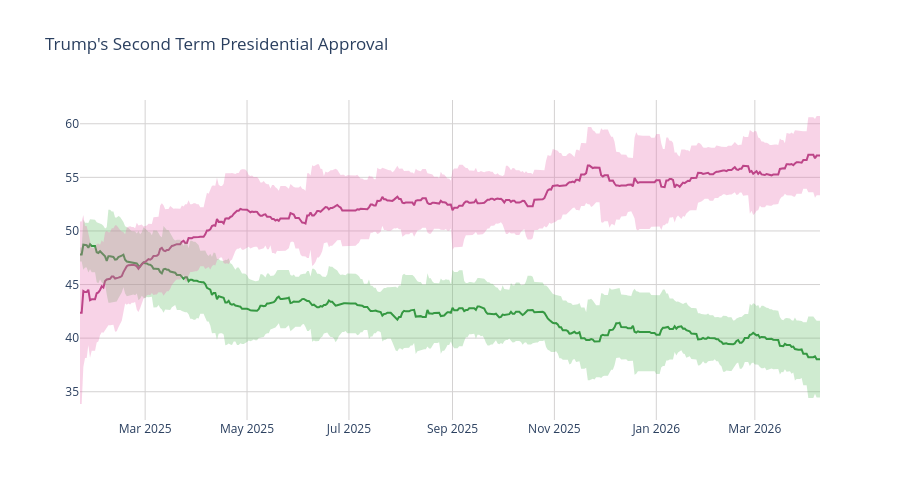

Notebook cell for this chart:
### Code cell
disappr_ci_hex = "#e86eaf"
appr_ci_hex = "#60be65"
disappr_ci_rgba = "rgba(232, 110, 175, 0.3)"
appr_ci_rgba = "rgba(96, 190, 101, 0.3)"
grid_col = "#d4d2d2"


# Approve
fig = go.Figure(go.Scatter(
    x=pres['end_date'],
    y=pres['approve'],
    hovertemplate="%{y:.2f}%",
    name="<b>Approve</b>",
    line=dict(color="#228833"),
    showlegend=False
))

# Disapprove
fig.add_trace(go.Scatter(
    x=pres['end_date'],
    y=pres['disapprove'],
    hovertemplate="%{y:.2f}%",
    name="<b>Disapprove</b>",
    line=dict(color="#aa3377"),
    showlegend=False
    )
)

# Approve CI
fig.add_traces([

    # Upper bound
    go.Scatter(
        x=pres['end_date'],
        y=pres['approve_upper_ci'],
        marker=dict(color=appr_ci_hex),
        line=dict(width=0),
        mode='lines',
        showlegend=False,
        hoverinfo="skip"
    ),

    # Lower bound
    go.Scatter(
        x=pres['end_date'],
        y=pres['approve_lower_ci'],
        marker=dict(color=appr_ci_hex),
        line=dict(width=0),
        mode='lines',
        fillcolor=appr_ci_rgba,
        fill="tonexty",
        showlegend=False,
        hoverinfo="skip"
    )
])

# Disapprove CI
fig.add_traces([

    # Upper bound
    go.Scatter(
        x=pres['end_date'],
        y=pres['disapprove_upper_ci'],
        marker=dict(color=disappr_ci_hex),
        line=dict(width=0),
        mode='lines',
        showlegend=False,
        hoverinfo="skip"
    ),

    # Lower bound
    go.Scatter(
        x=pres['end_date'],
        y=pres['disapprove_lower_ci'],
        marker=dict(color=disappr_ci_hex),
        line=dict(width=0),
        mode='lines',
        fillcolor=disappr_ci_rgba,
        fill="tonexty",
        showlegend=False,
        hoverinfo="skip"
    )
])

fig.update_layout(
    title=dict(text="Trump's Second Term Presidential Approval"),
    hovermode="x"
)

fig.update_xaxes(gridcolor=grid_col)
fig.update_yaxes(gridcolor=grid_col)

fig.update_layout(hovermode="x", hoverlabel_align="right", plot_bgcolor="rgba(0, 0, 0, 0)", height=500)
fig.show()

### Figure 1 — Plotly figure (JSON) as saved in the notebook; plotly's stock layout.template omitted (floating-point values rounded to 4 significant figures; data arrays with more than 128 entries replaced by an {"elided": "..."} marker saying what was removed)
{"data": [{"hovertemplate": "%{y:.2f}%", "line": {"color": "#228833"}, "name": "<b>Approve</b>", "showlegend": false, "type": "scatter", "x": {"elided": "444 str values"}, "y": {"elided": "444 float values"}}, {"hovertemplate": "%{y:.2f}%", "line": {"color": "#aa3377"}, "name": "<b>Disapprove</b>", "showlegend": false, "type": "scatter", "x": {"elided": "444 str values"}, "y": {"elided": "444 float values"}}, {"hoverinfo": "skip", "line": {"width": 0}, "marker": {"color": "#60be65"}, "mode": "lines", "showlegend": false, "type": "scatter", "x": {"elided": "444 str values"}, "y": {"elided": "444 float values"}}, {"fill": "tonexty", "fillcolor": "rgba(96, 190, 101, 0.3)", "hoverinfo": "skip", "line": {"width": 0}, "marker": {"color": "#60be65"}, "mode": "lines", "showlegend": false, "type": "scatter", "x": {"elided": "444 str values"}, "y": {"elided": "444 float values"}}, {"hoverinfo": "skip", "line": {"width": 0}, "marker": {"color": "#e86eaf"}, "mode": "lines", "showlegend": false, "type": "scatter", "x": {"elided": "444 str values"}, "y": {"elided": "444 float values"}}, {"fill": "tonexty", "fillcolor": "rgba(232, 110, 175, 0.3)", "hoverinfo": "skip", "line": {"width": 0}, "marker": {"color": "#e86eaf"}, "mode": "lines", "showlegend": false, "type": "scatter", "x": {"elided": "444 str values"}, "y": {"elided": "444 float values"}}], "layout": {"height": 500, "hoverlabel": {"align": "right"}, "hovermode": "x", "plot_bgcolor": "rgba(0, 0, 0, 0)", "title": {"text": "Trump's Second Term Presidential Approval"}, "xaxis": {"gridcolor": "#d4d2d2"}, "yaxis": {"gridcolor": "#d4d2d2"}}}
